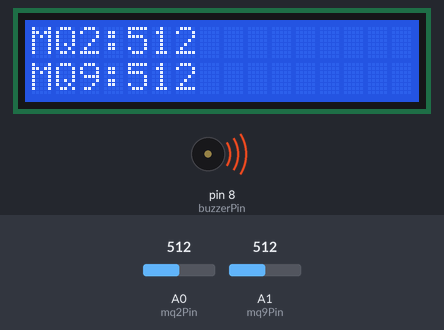
Bench run of a sketch on a simulated Arduino Uno, built with avr-gcc and run on an emulated ATmega328P. Parts: 16×2 character LCD, buzzer (waves = sounding, pin HIGH). The inputs (shaded band) are chosen by the test bench; at power-on: A0 (mq2Pin) = 512, A1 (mq9Pin) = 512.

Above: at 3.2 s.
3.3 s: A0 (mq2Pin) set to 716
At 9.0 s:
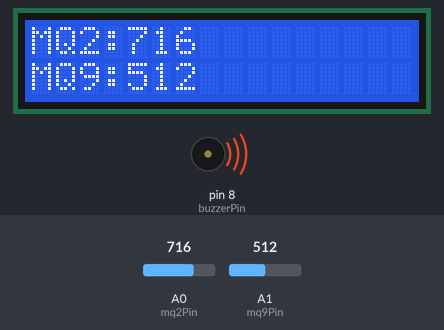
9.5 s: A1 (mq9Pin) set to 716
At 14.0 s:
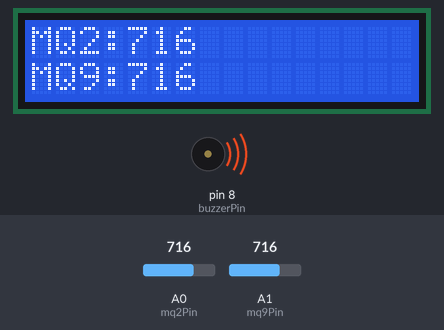
15.7 s: A0 (mq2Pin) set to 900
At 20.1 s:
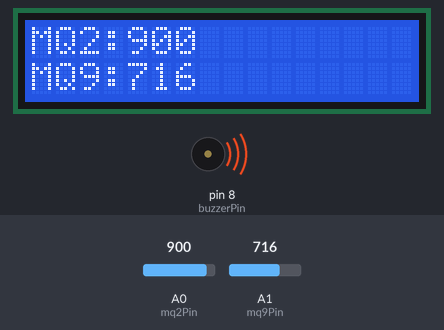
21.9 s: A1 (mq9Pin) set to 900
At 25.0 s:
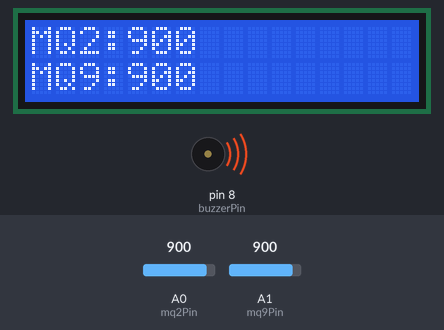
28.1 s: A0 (mq2Pin) set to 1023
At 30.0 s:
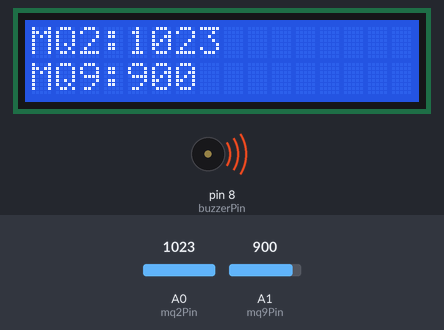
34.3 s: A1 (mq9Pin) set to 1023
At 36.2 s:
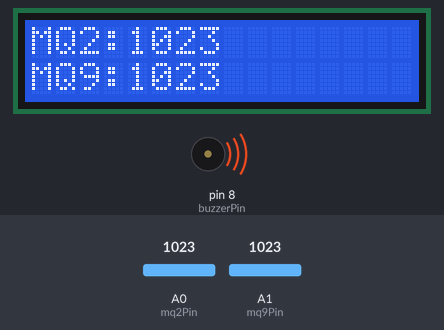
Timing chart, 0 to 37.7 s (numbered marks = the images above; inputs shaded):
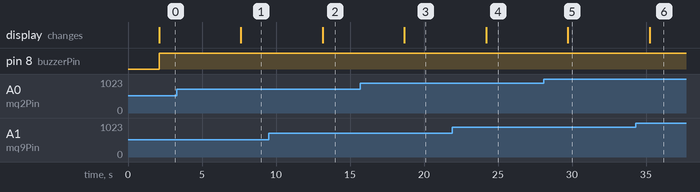

The sketch:

dual_gas_detection.ino
```cpp
#include <Wire.h>
#include <LiquidCrystal_I2C.h>

// I2C LCD address 0x27, 16 chars, 2 rows
LiquidCrystal_I2C lcd(0x27, 16, 2);

// MQ Sensors Pins
const int mq2Pin = A0;
const int mq9Pin = A1;

// Buzzer Pin
const int buzzerPin = 8;

// Define Threshold Values (Analog)
const int mq2Threshold = 300; // Adjust according to environment
const int mq9Threshold = 250; // Adjust according to environment

void setup() {
  lcd.init();      // Initialize the LCD
  lcd.backlight(); // Turn on backlight

  pinMode(buzzerPin, OUTPUT);
  digitalWrite(buzzerPin, LOW);

  lcd.setCursor(0, 0);
  lcd.print("Gas Monitoring System Start");
  delay(2000);
  lcd.clear();
}

void loop() {
  int mq2Value = analogRead(mq2Pin);
  int mq9Value = analogRead(mq9Pin);

  // Display Values on LCD
  lcd.setCursor(0, 0);
  lcd.print("MQ2:");
  lcd.print(mq2Value);
  lcd.print("   "); // Clear extra chars

  lcd.setCursor(0, 1);
  lcd.print("MQ9:");
  lcd.print(mq9Value);
  lcd.print("   "); // Clear extra chars

  // Check thresholds
  if (mq2Value > mq2Threshold || mq9Value > mq9Threshold) {
    digitalWrite(buzzerPin, HIGH); // Turn on buzzer
    delay(5000);
  } else {
    digitalWrite(buzzerPin, LOW);  // Turn off buzzer
  }

  delay(500); // Refresh every 0.5 sec
}
```

Measured:
- after the input at 3.3 s, the display: changes after 4.3 s (image 1)
- after the input at 9.5 s, the display: changes after 3.7 s (image 2)
- after the input at 15.7 s, the display: changes after 3.0 s (image 3)
- after the input at 21.9 s, the display: changes after 2.3 s (image 4)
- after the input at 28.1 s, the display: changes after 1.6 s (image 5)
- after the input at 34.3 s, the display: changes after 0.94 s (image 6)
